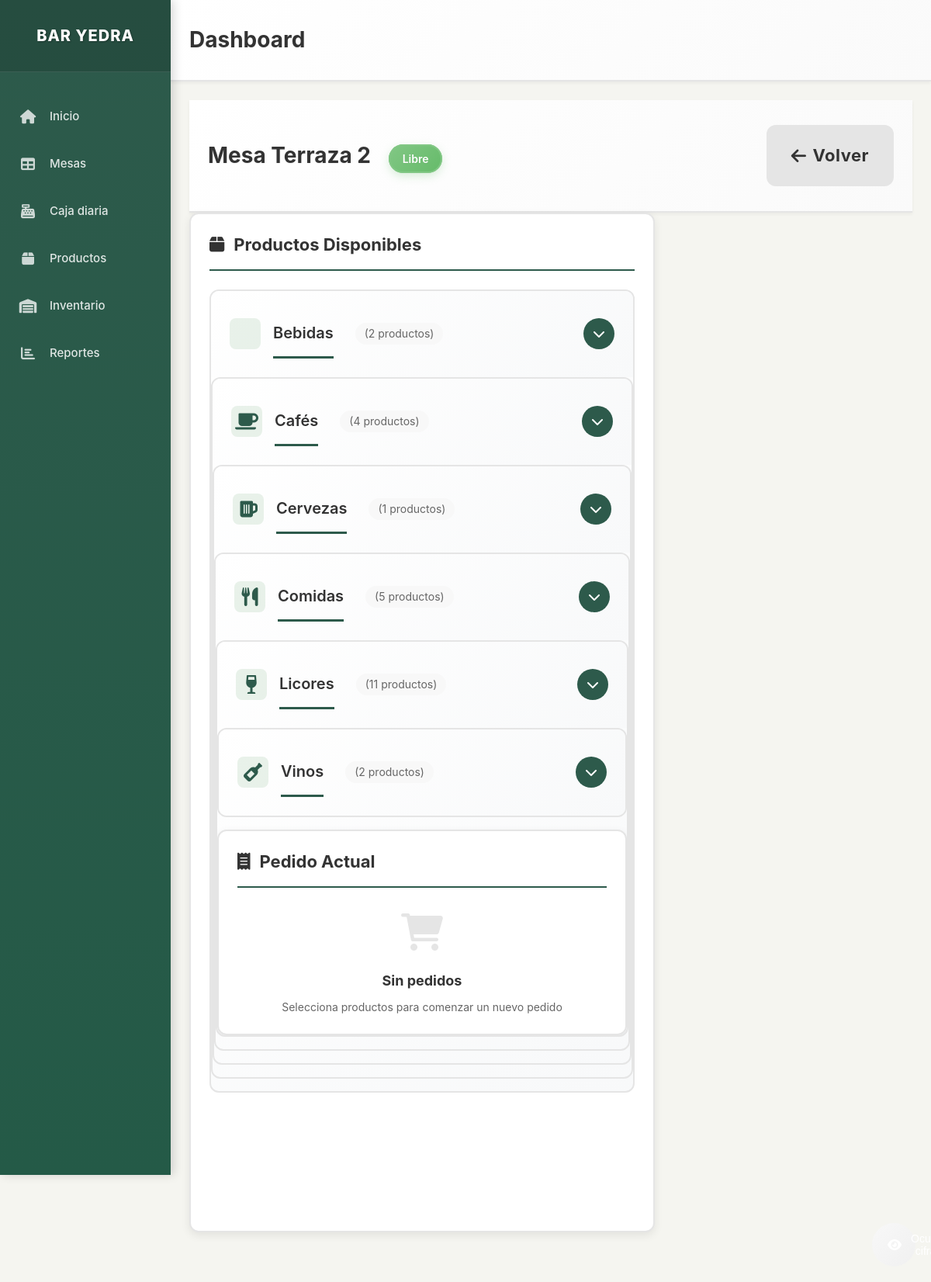
/mesa/2, run on an earlier commit of the app's database.
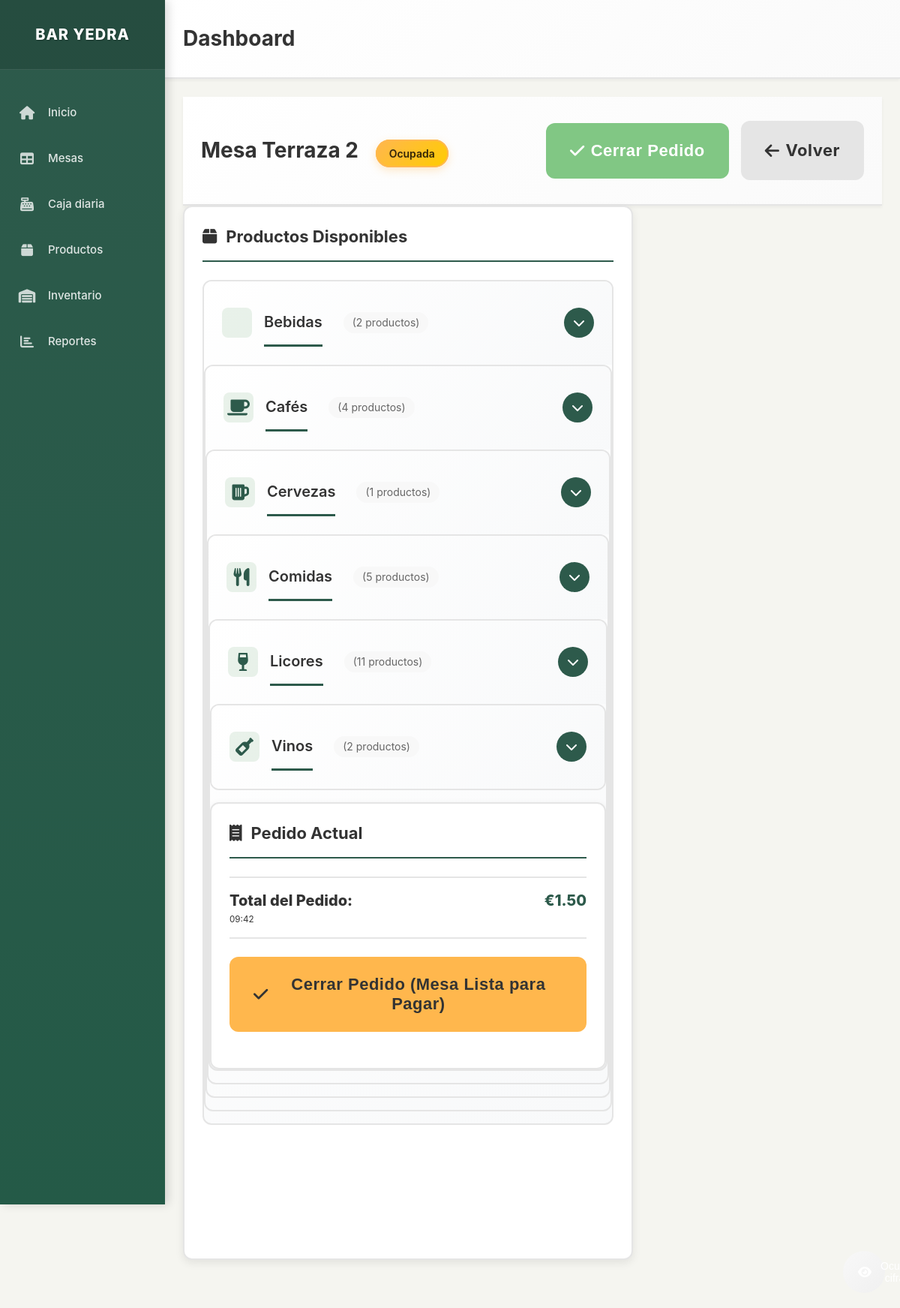
And on a later commit of the database.
### models.py (models this page shows, shortened)
class Mesa(db.Model):
    id = db.Column(db.Integer, primary_key=True)
    numero = db.Column(db.Integer, nullable=False)
    zona = db.Column(db.String(50), nullable=False)  # Terraza, Sala, Barra
    estado = db.Column(db.String(20), default='libre')  # libre, ocupada, pagada
    pedidos = db.relationship('Pedido', backref='mesa', lazy=True)

class Producto(db.Model):
    id = db.Column(db.Integer, primary_key=True)
    nombre = db.Column(db.String(100), nullable=False)
    precio = db.Column(db.Numeric(10, 2), nullable=False)
    categoria = db.Column(db.String(50), nullable=False, default='General')
    foto_url = db.Column(db.String(255), nullable=True)
    descripcion = db.Column(db.Text, nullable=True)
    activo = db.Column(db.Boolean, default=True)
    orden = db.Column(db.Integer, default=0)  # Para ordenar productos en la interfaz
    stock_actual = db.Column(db.Integer, default=0)  # Cantidad actual en stock
    stock_minimo = db.Column(db.Integer, default=5)  # Alerta cuando llegue a este nivel
    unidad_medida = db.Column(db.String(20), default='unidad')  # unidad, litro, kg, etc.
    fecha_actualizacion = db.Column(db.DateTime, default=datetime.utcnow)

class Pedido(db.Model):
    id = db.Column(db.Integer, primary_key=True)
    mesa_id = db.Column(db.Integer, db.ForeignKey('mesa.id'), nullable=False)
    productos = db.Column(db.Text)  # JSON string with products and quantities
    total = db.Column(db.Numeric(10, 2), default=0.00)
    fecha_creacion = db.Column(db.DateTime, default=datetime.utcnow)
    fecha_pago = db.Column(db.DateTime)
    forma_pago = db.Column(db.String(20))  # efectivo, tarjeta
    estado = db.Column(db.String(20), default='abierto')  # abierto, cerrado, pagado
    tickets = db.relationship('Ticket', backref='pedido', lazy=True)

### app.py (the view)
@app.route('/mesa/<int:mesa_id>')
def table_detail(mesa_id):
    mesa = Mesa.query.get_or_404(mesa_id)
    productos = Producto.query.filter_by(activo=True).order_by(Producto.categoria, Producto.orden, Producto.nombre).all()
    productos_por_categoria = {}
    productos_dict = {}
    for producto in productos:
        if producto.categoria not in productos_por_categoria:
            productos_por_categoria[producto.categoria] = []
        productos_por_categoria[producto.categoria].append(producto)
        productos_dict[producto.id] = producto
    pedido_actual = Pedido.query.filter_by(mesa_id=mesa_id, estado='abierto').first()
    return render_template('table_detail.html',
                         mesa=mesa,
                         productos_por_categoria=productos_por_categoria,
                         productos_dict=productos_dict,
                         pedido_actual=pedido_actual)

### templates/table_detail.html (shortened to what this page needs)
{% extends "layout.html" %}
{% block content %}
<div class="content-header">
    <h1 class="page-title">
        Mesa {{ mesa.zona }} {{ mesa.numero }}
        <span class="table-status-badge table-{{ mesa.estado }}">{{ mesa.estado|title }}</span>
    </h1>
    <div class="table-actions">
        {% if pedido_actual %}
            <button class="btn btn-success btn-lg touch-friendly" onclick="closeOrder({{ mesa.id }})">
                <i class="fas fa-check"></i> Cerrar Pedido
            </button>
        {% endif %}
        <a href="{{ url_for('index') }}" class="btn btn-secondary btn-lg touch-friendly">
            <i class="fas fa-arrow-left"></i> Volver
        </a>
    </div>
</div>
<div class="table-detail-layout">
    <div class="products-panel">
        <h2 class="panel-title">
            <i class="fas fa-box"></i> Productos Disponibles
        </h2>
        {% for categoria, productos in productos_por_categoria.items() %}
        <div class="category-box" data-categoria="{{ categoria }}">
            <div class="category-header-clickable" onclick="toggleCategory('{{ categoria }}')">
                <div class="category-info">
                    <i class="fas fa-{% if categoria == 'Cafés' %}coffee{% elif categoria == 'Licores' %}wine-glass{% elif categoria == 'Bebidas' %}glass-water{% elif categoria == 'Cervezas' %}beer{% elif categoria == 'Vinos' %}wine-bottle{% elif categoria == 'Comidas' %}utensils{% else %}box{% endif %}"></i>
                    <h3 class="category-title">{{ categoria }}</h3>
                    <span class="product-count">({{ productos|length }} productos)</span>
                </div>
                <div class="category-arrow">
                    <i class="fas fa-chevron-down"></i>
                </div>
            </div>
        {% endfor %}
    </div>
    <div class="order-panel">
        <h2 class="panel-title">
            <i class="fas fa-receipt"></i> Pedido Actual
        </h2>
        {% if pedido_actual and pedido_actual.total > 0 %}
            <div class="current-order">
                <div class="order-summary">
                    <div class="summary-row total-row">
                        <span class="summary-label">Total del Pedido:</span>
                        <span class="summary-value">€{{ "%.2f"|format(pedido_actual.total) }}</span>
                    </div>
                    <div class="summary-info">
                        <small>{{ pedido_actual.fecha_creacion.strftime('%H:%M') if pedido_actual.fecha_creacion else 'Ahora' }}</small>
                    </div>
                </div>
                <div class="order-actions">
                    <button class="btn btn-warning btn-lg touch-friendly full-width" onclick="closeOrder({{ mesa.id }})">
                        <i class="fas fa-check"></i> Cerrar Pedido (Mesa Lista para Pagar)
                    </button>
                </div>
            </div>
        {% else %}
            <div class="empty-order">
                <div class="empty-icon">
                    <i class="fas fa-shopping-cart"></i>
                </div>
                <h3>Sin pedidos</h3>
                <p>Selecciona productos para comenzar un nuevo pedido</p>
            </div>
        {% endif %}
    </div>
</div>
{% endblock %}

### templates/layout.html (shortened to what this page needs)
<!DOCTYPE html>
<html lang="es">
<head>
    <link href="https://cdnjs.cloudflare.com/ajax/libs/font-awesome/6.0.0/css/all.min.css" rel="stylesheet">
    <link href="{{ url_for('static', filename='css/style.css') }}" rel="stylesheet">
</head>
<body>
    <div class="app-layout">
        <aside class="sidebar">
            <div class="sidebar-header">
                <a class="sidebar-brand" href="{{ url_for('index') }}">
                    BAR YEDRA
                </a>
            </div>
            <nav>
                <ul class="sidebar-nav">
                    <li>
                        <a class="nav-link" href="{{ url_for('index') }}">
                            <i class="fas fa-home"></i>
                            Inicio
                        </a>
                    </li>
                    <li>
                        <a class="nav-link" href="{{ url_for('index') }}">
                            <i class="fas fa-table"></i>
                            Mesas
                        </a>
                    </li>
                    <li>
                        <a class="nav-link" href="{{ url_for('cash_register') }}">
                            <i class="fas fa-cash-register"></i>
                            Caja diaria
                        </a>
                    </li>
                    <li>
                        <a class="nav-link" href="{{ url_for('products') }}">
                            <i class="fas fa-box"></i>
                            Productos
                        </a>
                    </li>
                    <li>
                        <a class="nav-link" href="{{ url_for('inventory') }}">
                            <i class="fas fa-warehouse"></i>
                            Inventario
                        </a>
                    </li>
                    <li>
                        <a class="nav-link" href="{{ url_for('reports') }}">
                            <i class="fas fa-chart-bar"></i>
                            Reportes
                        </a>
                    </li>
                </ul>
            </nav>
        </aside>
        <main class="main-content">
            <header class="content-header">
                <h1 class="page-title">{% block page_title %}Dashboard{% endblock %}</h1>
                <button class="privacy-toggle" onclick="togglePrivacy()" id="privacy-btn">
                    <i class="fas fa-eye" id="privacy-icon"></i>
                </button>
            </header>
            <div class="content-container">
                {% block content %}{% endblock %}
            </div>
        </main>
    </div>
</body>
</html>

What changed in the data, as far as the page shows it:
changed Mesa "Terraza": estado "Libre" → "Ocupada"
added Pedido: total "1.50", fecha_creacion "09:42"
Also different on the page:
text no longer shown: "Sin pedidos Selecciona productos para comenzar un nuevo pedido"
text now shown: "Cerrar Pedido Total del Pedido: € Cerrar Pedido (Mesa Lista para Pagar)"
